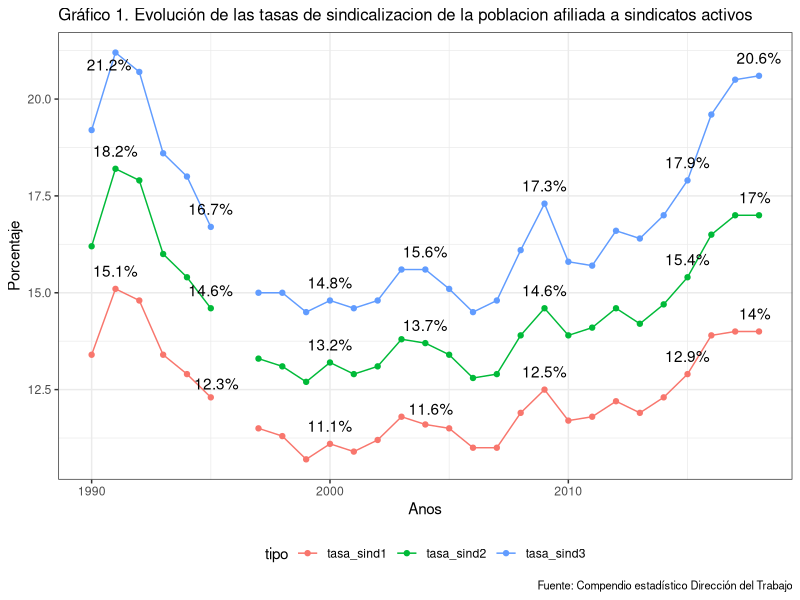
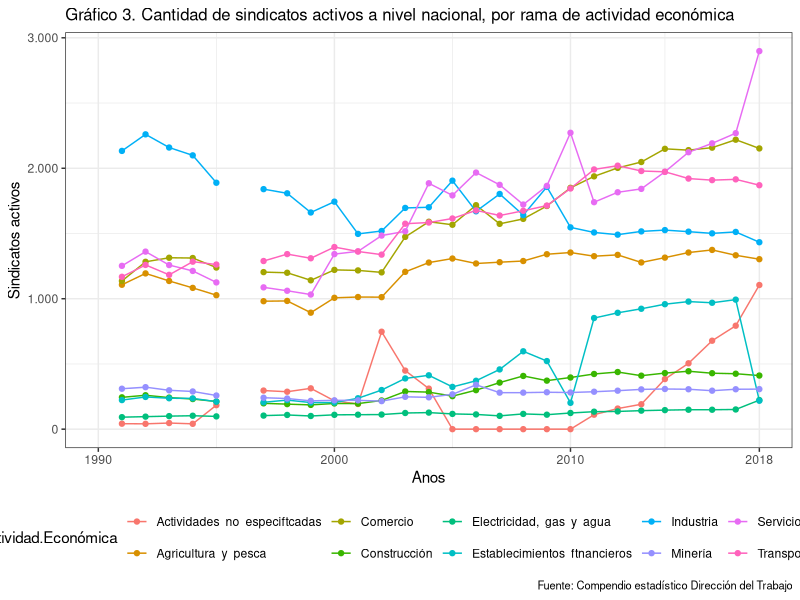
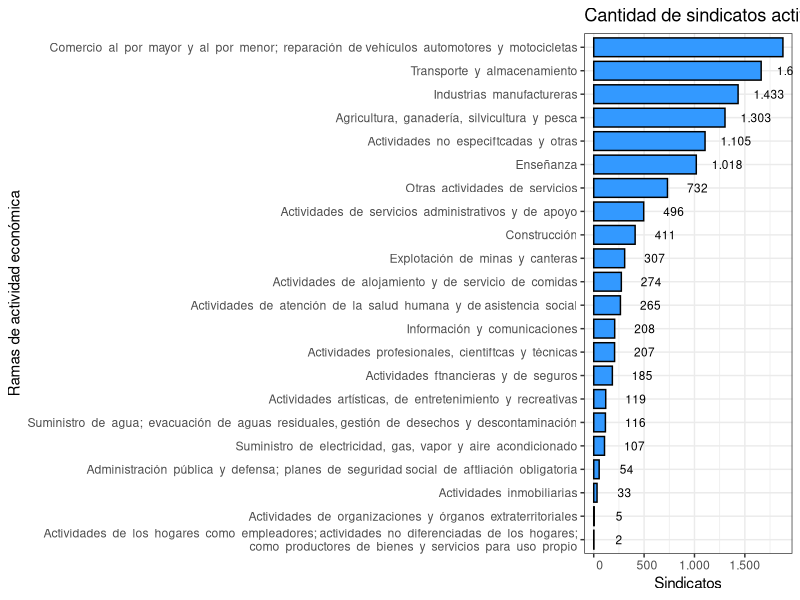
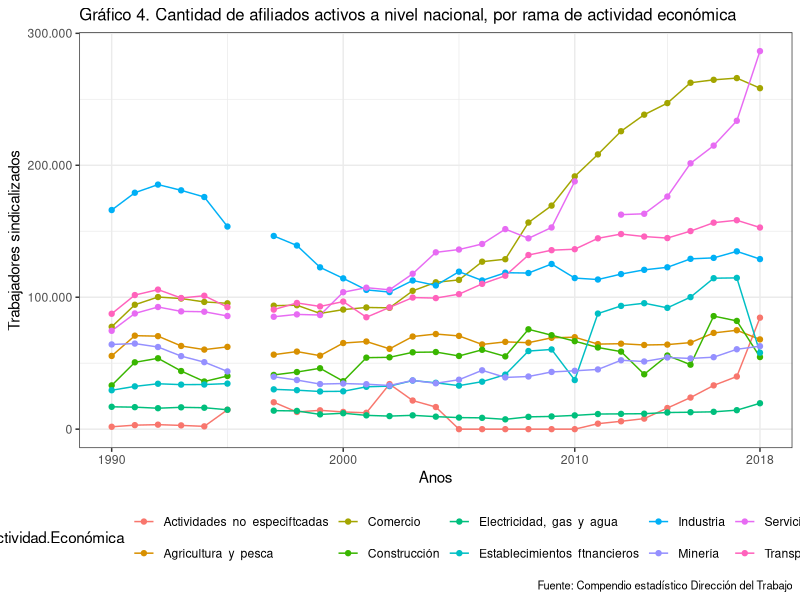
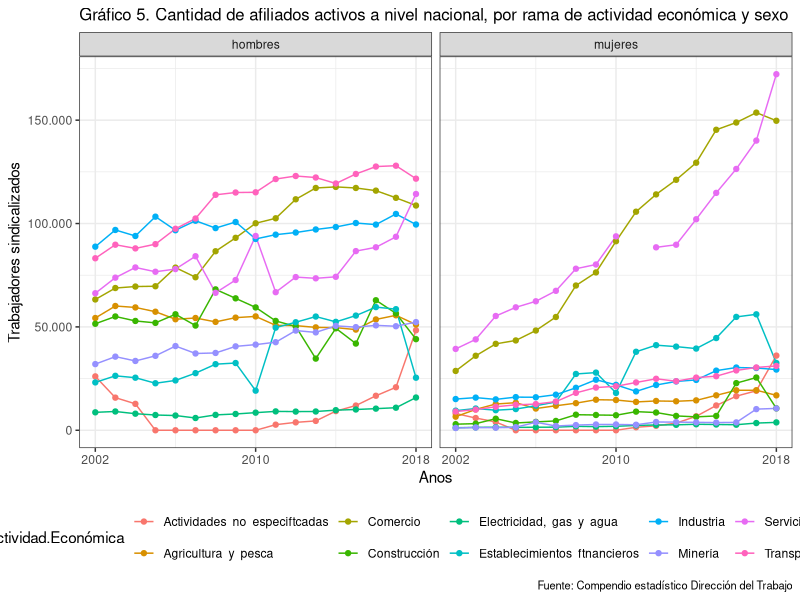
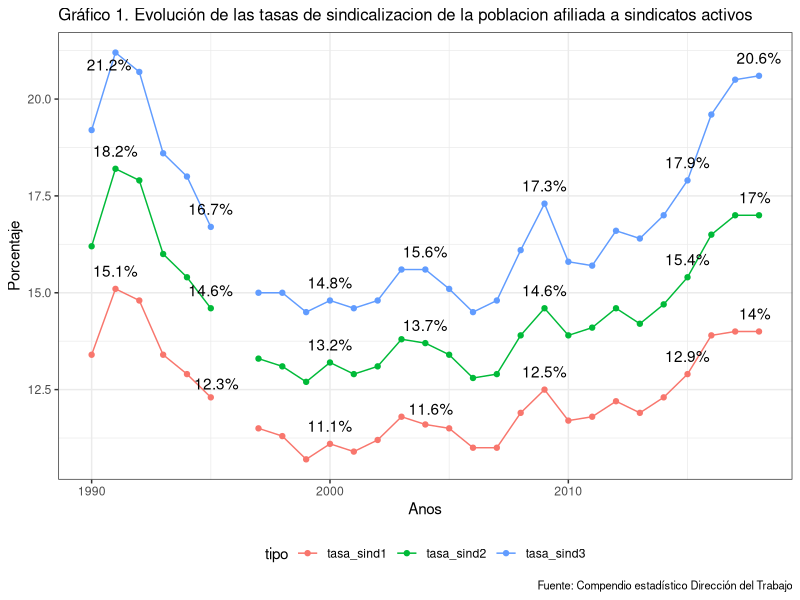
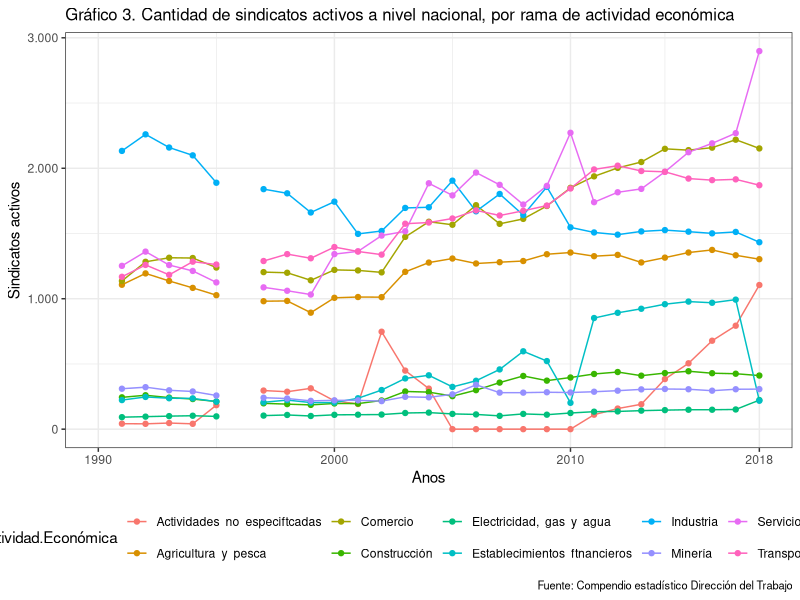
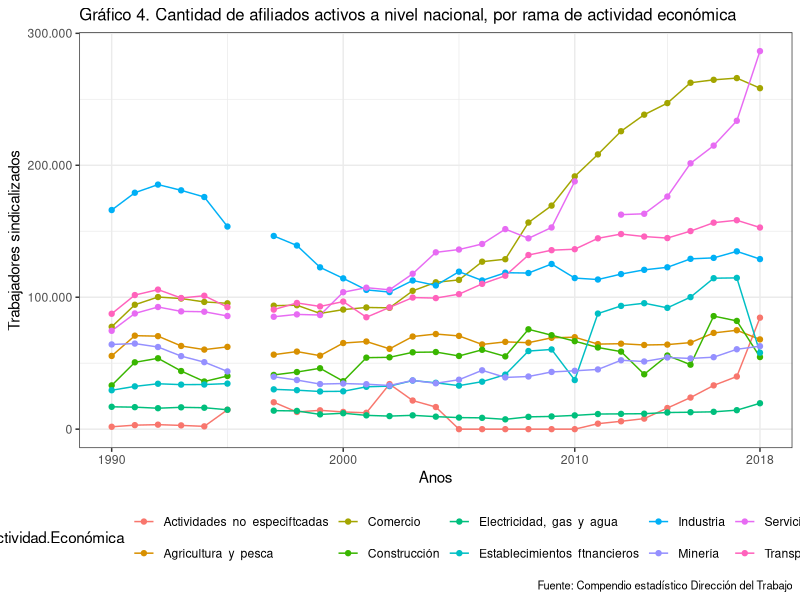

Recreate these plots in R, in order. (Note: this script raises an error after producing the figures.)
library(tidyverse)
library(ggrepel)
library(openxlsx)
library(tibble)


# 1. OOSS -----------------------------------------------------------------



#### Cuadro1. Cantidad de sindicatos activos, poblacion afiliada a sindicatos activos, fuerza de trabajo y tasas de sindicalización, años 1990 a 1999 ####

f0<-c("ano",
      "sindicatos_activos",
      "poblacion_afiliada",
      "ft_ocupada1",
      "tasa_sind1",
      "ft_ocupada2",
      "tasa_sind2",
      "poblacion_afiliada_sind_dep",
      "ft_ocupada3",
      "tasa_sind3")

cuadro1<-rbind(
c(1990 ,NA   ,606812 ,4525530 ,13.4, 3745599, 16.2, 515825 ,2692459, 19.2),
c(1991 ,7707 ,701355 ,4630670 ,15.1, 3862016, 18.2, 586716 ,2765416, 21.2),
c(1992 ,8323 ,724065 ,4877430 ,14.8, 4054999, 17.9, 602435 ,2909679, 20.7),
c(1993 ,7974 ,684361 ,5109290 ,13.4, 4280082, 16.0, 569066 ,3067602, 18.6),
c(1994 ,7891 ,661966 ,5122760 ,12.9, 4305265, 15.4, 547862 ,3038135, 18.0),
c(1995 ,7505 ,637570 ,5174410 ,12.3, 4364825, 14.6, 518094 ,3100665, 16.7),
c(1996 ,NA   , NA     ,5298680 ,NA   ,4525632 ,NA   ,NA      ,3243452,  NA),
c(1997 ,7446 ,617761 ,5380190 ,11.5, 4643794, 13.3, 501386 ,3350654, 15.0),
c(1998 ,7439 ,611535 ,5432350 ,11.3, 4657376, 13.1, 489957 ,3276276, 15.0),
c(1999 ,7057 ,579996 ,5404480 ,10.7, 4552804, 12.7, 463071 ,3192874, 14.5),
c(2000, 7659, 595495, 5381460, 11.1, 4528339, 13.2, 467835, 3170319, 14.8),
c(2001, 7410, 599610, 5479390, 10.9, 4631937, 12.9, 466138, 3187987, 14.6),
c(2002, 8149, 618930, 5531260, 11.2, 4723018, 13.1, 481749, 3253178, 14.8),
c(2003, 8967, 669507, 5675130, 11.8, 4849564, 13.8, 519687, 3326674, 15.6),
c(2004, 9416, 680351, 5862900, 11.6, 4979719, 13.7, 533175, 3423609, 15.6),
c(2005, 9148, 676368, 5904999, 11.5, 5054172, 13.4, 539326, 3581293, 15.1),
c(2006, 9424, 703706, 6410982, 11.0, 5477846, 12.8, 568856, 3933474, 14.5),
c(2007, 9365, 724606, 6567241, 11.0, 5622264, 12.9, 607190, 4099492, 14.8),
c(2008, 9340, 801251, 6740408, 11.9, 5782781, 13.9, 685763, 4251018, 16.1),
c(2009, 9776, 837055, 6710990, 12.5, 5747152, 14.6, 712814, 4131857, 17.3),
c(2010, 9871  ,858571,  7353835, 11.7, 6172536, 13.9, 734495  ,4646299, 15.8),
c(2011 ,10310 ,892365,  7564346, 11.8, 6348945, 14.1, 765138  ,4863073, 15.7),
c(2012 ,10585 ,940603,  7699431, 12.2, 6441986, 14.6, 821041  ,4960005, 16.6),
c(2013 ,10634 ,940222,  7904048, 11.9, 6600648, 14.2, 823722  ,5024782, 16.4),
c(2014 ,11162 ,985770,  8013717, 12.3, 6686276, 14.7, 859093  ,5061592, 17.0),
c(2015 ,11433 ,1048234, 8136356, 12.9, 6815314, 15.4, 919315  ,5133964, 17.9),
c(2016 ,11653 ,1139955 ,8216865 ,13.9 ,6901108 ,16.5 ,1009255 ,5142873, 19.6),
c(2017 ,11916 ,1179445 ,8406527 ,14.0 ,6930930 ,17.0 ,1043865 ,5099920, 20.5),
c(2018 ,11920 ,1174346 ,8414056 ,14.0 ,6927523 ,17.0 ,1045300 ,5068372, 20.6)
)

cuadro1<-cuadro1 %>% as.data.frame()
names(cuadro1)<-f0
cuadro1


# Grafico 1
cuadro1 %>% select(ano,tasa_sind1,tasa_sind2,tasa_sind3) %>% 
  gather(tipo,tasa,-ano) %>% mutate(tasa=as.numeric(tasa)) %>% 
  ggplot(aes(x=ano,y=tasa,color=tipo)) + geom_line() + geom_point() + theme_bw() + 
  labs(title = "Gráfico 1. Evolución de las tasas de sindicalizacion de la poblacion afiliada a sindicatos activos",
       x="Anos",
       y = "Porcentaje",
       caption = "Fuente: Compendio estadístico Dirección del Trabajo") + 
  theme(legend.position = "bottom",plot.title = element_text(size=12),
        plot.subtitle = element_text(size=10),
        plot.caption = element_text(size=8)) + 
  geom_text_repel(aes(label=ifelse(ano%in%c(1991,1995,2000,2004,2009,2015,2018),format(paste0(round(tasa,1),"%")),"")), vjust=-1,colour="black")
                      


ggsave(
  plot = last_plot(),
  filename = "Output/Graficos/1. OOSS/grafico1.Evolucion de las tasas de sindicalizacion de la poblacion afiliada a sindicatos activos.png",
  device = "png",
  dpi = "retina",
  units = "cm",
  width = 33,
  height = 17
)


#### Cuadro 2. Cantidad de trabajadores afiliados a sindicatos activos, fuerza de trabajo ocupada, y tasa de sindicalización, según sexo ####

cuadro2<-rbind(
c(2002, 497272, 121658, 618930 , 3241454, 1481566, 4723020, 15.3, 8.2  ,13.1),
c(2003, 531238, 138269, 669507 , 3298663, 1550891, 4849554, 16.1, 8.9  ,13.8),
c(2004, 522271, 158080, 680351 , 3335792, 1643938, 4979730, 15.7, 9.6  ,13.7),
c(2005, 515114, 161254, 676368 , 3376302, 1677870, 5054172, 15.3, 9.6  ,13.4),
c(2006, 532661, 171045, 703706 , 3627100, 1850746, 5477846, 14.7, 9.2  ,12.8),
c(2007, 537651, 186955, 724606 , 3683805, 1938459, 5622264, 14.6, 9.6  ,12.9),
c(2008, 562172, 239079, 801251 , 3738207, 2044574, 5782781, 15.0, 11.7 ,13.9),
c(2009, 580795, 256260, 837055 , 3661636, 2085516, 5747152, 15.9, 12.3 ,14.6),
c(2010, 585384, 273187, 858571 , 3822903, 2349633, 6172536, 15.3, 11.6 ,13.9),
c(2011, 593203, 299162, 892365 , 3883465, 2465480, 6348945, 15.3, 12.1 ,14.1),
c(2012, 618610, 321993, 940603 , 3930414, 2511571, 6441986, 15.7, 12.8 ,14.6),
c(2013, 610485, 329737, 940222 , 4005377, 2595271, 6600648, 15.2, 12.7 ,14.2),
c(2014, 630512, 355258, 985770 , 4035930, 2650346, 6686276, 15.6, 13.4 ,14.7),
c(2015, 646093, 402141, 1048234, 4081413, 2733898, 6815311, 15.8, 14.7 ,15.4),
c(2016, 683516, 455528, 1139044, 4153796, 2747312, 6901108, 16.5, 16.6 ,16.5),
c(2017, 691381, 488064, 1179445, 4157795, 2773138, 6930933, 16.6, 17.6 ,17.0),
c(2018, 681399, 492947, 1174346, 4149084, 2778439, 6927523, 16.4, 17.7 ,17.0)
) %>% as.data.frame()

names(cuadro2)<-c("ano","afiliados_hombres","afiliados_mujeres","afiliados_total",
                  "ft_hombres","ft_mujeres","ft_total","ft_hombres", "ft_mujeres","ft_total")


#### Cuadro 3. Cantidad de sindicatos activos a nivel nacional, por rama de actividad económica ####

# CIIU rev 2 1991-2010
cuadro3_1<-cbind(
read.xlsx("Input/Ilovepdf/1. OOSS.xlsx",sheet = 5,rows=c(1:12),cols=c(1:8),na.strings = "**"),
read.xlsx("Input/Ilovepdf/1. OOSS.xlsx",sheet = 6,rows=c(1:12),cols=c(2:8),na.strings = "**"),
read.xlsx("Input/Ilovepdf/1. OOSS.xlsx",sheet = 7,rows=c(2:13),cols=c(2:8),na.strings = "**")
)

# CIIU rev 3 2011-2017
cuadro3_2<-read.xlsx("Input/Ilovepdf/1. OOSS.xlsx",sheet = 8,rows=c(2:21),cols=c(1:8),na.strings = "**")

# CIIU rev 4 2018
cuadro3_3<-read.xlsx("Input/Ilovepdf/1. OOSS.xlsx",sheet = 9,rows=c(2:25),cols=c(1:2),na.strings = "**")


cuadro3_2_r<-cuadro3_2 %>% add_row(Rama.Actividad.Económica="Agricultura  y  pesca",
                      `2011`=sum(.$`2011`[1]+.$`2011`[2]),
                      `2012`=sum(.$`2012`[1]+.$`2012`[2]),
                      `2013`=sum(.$`2013`[1]+.$`2013`[2]),
                      `2014`=sum(.$`2014`[1]+.$`2014`[2]),
                      `2015`=sum(.$`2015`[1]+.$`2015`[2]),
                      `2016`=sum(.$`2016`[1]+.$`2016`[2]),
                      `2017`=sum(.$`2017`[1]+.$`2017`[2])) %>% 
  
              add_row(Rama.Actividad.Económica="Minería",
                      `2011`=sum(.$`2011`[3]),
                      `2012`=sum(.$`2012`[3]),
                      `2013`=sum(.$`2013`[3]),
                      `2014`=sum(.$`2014`[3]),
                      `2015`=sum(.$`2015`[3]),
                      `2016`=sum(.$`2016`[3]),
                      `2017`=sum(.$`2017`[3])) %>%
  
              add_row(Rama.Actividad.Económica="Industria",
                      `2011`=sum(.$`2011`[4]),
                      `2012`=sum(.$`2012`[4]),
                      `2013`=sum(.$`2013`[4]),
                      `2014`=sum(.$`2014`[4]),
                      `2015`=sum(.$`2015`[4]),
                      `2016`=sum(.$`2016`[4]),
                      `2017`=sum(.$`2017`[4])) %>%
  
              add_row(Rama.Actividad.Económica="Electricidad,  gas  y  agua",
                      `2011`=sum(.$`2011`[5]),
                      `2012`=sum(.$`2012`[5]),
                      `2013`=sum(.$`2013`[5]),
                      `2014`=sum(.$`2014`[5]),
                      `2015`=sum(.$`2015`[5]),
                      `2016`=sum(.$`2016`[5]),
                      `2017`=sum(.$`2017`[5])) %>%
  
              add_row(Rama.Actividad.Económica="Construcción",
                      `2011`=sum(.$`2011`[6]),
                      `2012`=sum(.$`2012`[6]),
                      `2013`=sum(.$`2013`[6]),
                      `2014`=sum(.$`2014`[6]),
                      `2015`=sum(.$`2015`[6]),
                      `2016`=sum(.$`2016`[6]),
                      `2017`=sum(.$`2017`[6])) %>%
  
              add_row(Rama.Actividad.Económica="Comercio",
                      `2011`=sum(.$`2011`[7]+.$`2011`[8]),
                      `2012`=sum(.$`2012`[7]+.$`2012`[8]),
                      `2013`=sum(.$`2013`[7]+.$`2013`[8]),
                      `2014`=sum(.$`2014`[7]+.$`2014`[8]),
                      `2015`=sum(.$`2015`[7]+.$`2015`[8]),
                      `2016`=sum(.$`2016`[7]+.$`2016`[8]),
                      `2017`=sum(.$`2017`[7]+.$`2017`[8])) %>%
  
              add_row(Rama.Actividad.Económica="Transporte  y  comunicaciones",
                      `2011`=sum(.$`2011`[9]),
                      `2012`=sum(.$`2012`[9]),
                      `2013`=sum(.$`2013`[9]),
                      `2014`=sum(.$`2014`[9]),
                      `2015`=sum(.$`2015`[9]),
                      `2016`=sum(.$`2016`[9]),
                      `2017`=sum(.$`2017`[9])) %>%
  
              add_row(Rama.Actividad.Económica="Establecimientos  ftnancieros",
                      `2011`=sum(.$`2011`[10]+.$`2011`[11]),
                      `2012`=sum(.$`2012`[10]+.$`2012`[11]),
                      `2013`=sum(.$`2013`[10]+.$`2013`[11]),
                      `2014`=sum(.$`2014`[10]+.$`2014`[11]),
                      `2015`=sum(.$`2015`[10]+.$`2015`[11]),
                      `2016`=sum(.$`2016`[10]+.$`2016`[11]),
                      `2017`=sum(.$`2017`[10]+.$`2017`[11])) %>%
  
              add_row(Rama.Actividad.Económica="Servicios",
                      `2011`=sum(.$`2011`[12]+.$`2011`[13]+.$`2011`[14]+.$`2011`[15]+.$`2011`[16]+.$`2011`[17]),
                      `2012`=sum(.$`2012`[12]+.$`2012`[13]+.$`2012`[14]+.$`2012`[15]+.$`2012`[16]+.$`2012`[17]),
                      `2013`=sum(.$`2013`[12]+.$`2013`[13]+.$`2013`[14]+.$`2013`[15]+.$`2013`[16]+.$`2013`[17]),
                      `2014`=sum(.$`2014`[12]+.$`2014`[13]+.$`2014`[14]+.$`2014`[15]+.$`2014`[16]+.$`2014`[17]),
                      `2015`=sum(.$`2015`[12]+.$`2015`[13]+.$`2015`[14]+.$`2015`[15]+.$`2015`[16]+.$`2015`[17]),
                      `2016`=sum(.$`2016`[12]+.$`2016`[13]+.$`2016`[14]+.$`2016`[15]+.$`2016`[16]+.$`2016`[17]),
                      `2017`=sum(.$`2017`[12]+.$`2017`[13]+.$`2017`[14]+.$`2017`[15]+.$`2017`[16]+.$`2017`[17])) %>%
  
              add_row(Rama.Actividad.Económica="Actividades  no  especiftcadas",
                      `2011`=sum(.$`2011`[18]),
                      `2012`=sum(.$`2012`[18]),
                      `2013`=sum(.$`2013`[18]),
                      `2014`=sum(.$`2014`[18]),
                      `2015`=sum(.$`2015`[18]),
                      `2016`=sum(.$`2016`[18]),
                      `2017`=sum(.$`2017`[18]))


cuadro3_3_r<-cuadro3_3 %>% add_row(Rama.Actividad.Económica="Agricultura  y  pesca",
                                   `2018`=sum(.$`2018`[1])) %>% 
  
  add_row(Rama.Actividad.Económica="Minería",
          `2018`=sum(.$`2018`[2])) %>%
  
  add_row(Rama.Actividad.Económica="Industria",
          `2018`=sum(.$`2018`[3])) %>%
  
  add_row(Rama.Actividad.Económica="Electricidad,  gas  y  agua",
          `2018`=sum(.$`2018`[4]+.$`2018`[5])) %>%
  
  add_row(Rama.Actividad.Económica="Construcción",
          `2018`=sum(.$`2018`[6])) %>%
  
  add_row(Rama.Actividad.Económica="Comercio",
          `2018`=sum(.$`2018`[7]+.$`2018`[9])) %>%
  
  add_row(Rama.Actividad.Económica="Transporte  y  comunicaciones",
          `2018`=sum(.$`2018`[8]+.$`2018`[10])) %>%
  
  add_row(Rama.Actividad.Económica="Establecimientos  ftnancieros",
          `2018`=sum(.$`2018`[11]+.$`2018`[12])) %>%
  
  add_row(Rama.Actividad.Económica="Servicios",
          `2018`=sum(.$`2018`[13]+.$`2018`[14]+.$`2018`[15]+.$`2018`[16]+.$`2018`[17]+.$`2018`[18]+.$`2018`[19]+.$`2018`[20]+.$`2018`[21])) %>%
  
  add_row(Rama.Actividad.Económica="Actividades  no  especiftcadas",
          `2018`=sum(.$`2018`[22]))

  
cuadro3<-merge(cuadro3_1,cuadro3_2_r,by="Rama.Actividad.Económica",all.x = TRUE)
cuadro3<-merge(cuadro3,cuadro3_3_r,by="Rama.Actividad.Económica",all.x = TRUE)

cuadro3<-unique( cuadro3 )
cuadro3<-cuadro3[-3,]

# Grafico 3
cuadro3 %>% filter(Rama.Actividad.Económica!="Total") %>% 
  gather(ano,sindicatos,-Rama.Actividad.Económica) %>% mutate(tasa=as.numeric(sindicatos),
                                                              ano=as.numeric(ano)) %>% 
  ggplot(aes(x=ano,y=sindicatos,color=Rama.Actividad.Económica)) + geom_line() + geom_point() + theme_bw() + 
  labs(title = "Gráfico 3. Cantidad de sindicatos activos a nivel nacional, por rama de actividad económica",
       x="Anos",
       y = "Sindicatos activos",
       caption = "Fuente: Compendio estadístico Dirección del Trabajo") + 
  theme(legend.position = "bottom",plot.title = element_text(size=12),
        plot.subtitle = element_text(size=10),
        plot.caption = element_text(size=8)) + scale_y_continuous(labels=function(x) format(x, big.mark = ".", scientific = FALSE))+
  scale_x_continuous(limits = c(1990, 2018),breaks = c(1990,2000,2010,2018))

ggsave(
  plot = last_plot(),
  filename = "Output/Graficos/1. OOSS/grafico3.Cantidad de sindicatos activos a nivel nacional, por rama de actividad económica.png",
  device = "png",
  dpi = "retina",
  units = "cm",
  width = 33,
  height = 17
)


#### Cuadro 3 solo 2018 (ramas desagregadas)

cuadro3_3 %>% filter(Rama.Actividad.Económica!="Total") %>% 
  ggplot(aes(x=as.factor(reorder(Rama.Actividad.Económica,`2018`)),y=`2018`))+
  geom_bar(stat="identity", fill="#3399FF", colour="black", width=0.8) + 
  scale_y_continuous(labels=function(x) format(x, big.mark = ".", scientific = FALSE)) +
  theme_bw() +  coord_flip() + 
  geom_text(aes(label = format(`2018`, big.mark = ".", scientific = FALSE)), hjust=-0.5, colour = "black", size=3.0) +
  labs(title="Cantidad de sindicatos activos a nivel nacional, por rama de actividad económica en 2018",
       x="Ramas de actividad económica", 
       y = "Sindicatos")



#### Cuadro 4. y 5. Cantidad de afiliados ####

## 1990 a 2001
cuadro4_1<-cbind(
  read.xlsx("Input/Ilovepdf/1. OOSS.xlsx",sheet = 10,rows=c(1:12),cols=c(1:7),na.strings = "**"),
  read.xlsx("Input/Ilovepdf/1. OOSS.xlsx",sheet = 11,rows=c(2:13),cols=c(2:7),na.strings = "**")
)

## 2002 a 2010

a<-read.xlsx("Input/Ilovepdf/1. OOSS.xlsx",sheet = 12,rows=c(4:14),cols=c(1:10),na.strings = "**",colNames = FALSE)
b<-read.xlsx("Input/Ilovepdf/1. OOSS.xlsx",sheet = 13,rows=c(3:13),cols=c(2:10),na.strings = "**",colNames = FALSE)
c<-read.xlsx("Input/Ilovepdf/1. OOSS.xlsx",sheet = 14,rows=c(3:13),cols=c(2:10),na.strings = "**",colNames = FALSE)
names(a)<-c("Rama.Actividad.Económica","h2","m2","t2","h3","m3","t3","h4","m4","t4")
names(b)<-c("h5","m5","t5","h6","m6","t6","h7","m7","t7")
names(c)<-c("h8","m8","t8","h9","m9","t9","h10","m10","t10")
cuadro4_2_sexo<-cbind(a,b,c)

cuadro4_2<-cuadro4_2_sexo %>% select(1,4,7,10,13,16,19,22,25,28)

## 2011 a 2017
cuadro4_3_sexo<-cbind(
read.xlsx("Input/Ilovepdf/1. OOSS.xlsx",sheet = 15,rows=c(4:22),cols=c(1:7),na.strings = "**",colNames = FALSE),
read.xlsx("Input/Ilovepdf/1. OOSS.xlsx",sheet = 16,rows=c(4:22),cols=c(2:7),na.strings = "**",colNames = FALSE),
read.xlsx("Input/Ilovepdf/1. OOSS.xlsx",sheet = 17,rows=c(4:22),cols=c(2:7),na.strings = "**",colNames = FALSE),
read.xlsx("Input/Ilovepdf/1. OOSS.xlsx",sheet = 18,rows=c(4:22),cols=c(2:4),na.strings = "**",colNames = FALSE)
)

names(cuadro4_3_sexo)<-c("Rama.Actividad.Económica","h11","m11","t11","h12","m12","t12","h13","m13","t13","h14","m14","t14",
                               "h15","m15","t15","h16","m16","t16","h17","m17","t17")

cuadro4_3<-cuadro4_3_sexo %>% select(1,4,7,10,13,16,19,22)


## 2018
cuadro4_4_sexo<-read.xlsx("Input/Ilovepdf/1. OOSS.xlsx",sheet = 19,rows=c(3:26),cols=c(1:4),na.strings = "**")
names(cuadro4_4_sexo)<-c("Rama.Actividad.Económica","h18","m18","t18")
cuadro4_4<-cuadro4_4_sexo %>% select(1,4)

## A. Primero sin sexo

cuadro4_1
cuadro4_2
colnames(cuadro4_2)<-c("Rama.Actividad.Económica",2002,2003,2004,2005,2006,2007,2008,2009,2010)

colnames(cuadro4_3)<-c("Rama.Actividad.Económica",2011,2012,2013,2014,2015,2016,2017)

cuadro4_3<-cuadro4_3 %>% add_row(Rama.Actividad.Económica="Agricultura  y  pesca",
                                   `2011`=sum(.$`2011`[1]+.$`2011`[2]),
                                   `2012`=sum(.$`2012`[1]+.$`2012`[2]),
                                   `2013`=sum(.$`2013`[1]+.$`2013`[2]),
                                   `2014`=sum(.$`2014`[1]+.$`2014`[2]),
                                   `2015`=sum(.$`2015`[1]+.$`2015`[2]),
                                   `2016`=sum(.$`2016`[1]+.$`2016`[2]),
                                   `2017`=sum(.$`2017`[1]+.$`2017`[2])) %>% 
  
  add_row(Rama.Actividad.Económica="Minería",
          `2011`=sum(.$`2011`[3]),
          `2012`=sum(.$`2012`[3]),
          `2013`=sum(.$`2013`[3]),
          `2014`=sum(.$`2014`[3]),
          `2015`=sum(.$`2015`[3]),
          `2016`=sum(.$`2016`[3]),
          `2017`=sum(.$`2017`[3])) %>%
  
  add_row(Rama.Actividad.Económica="Industria",
          `2011`=sum(.$`2011`[4]),
          `2012`=sum(.$`2012`[4]),
          `2013`=sum(.$`2013`[4]),
          `2014`=sum(.$`2014`[4]),
          `2015`=sum(.$`2015`[4]),
          `2016`=sum(.$`2016`[4]),
          `2017`=sum(.$`2017`[4])) %>%
  
  add_row(Rama.Actividad.Económica="Electricidad,  gas  y  agua",
          `2011`=sum(.$`2011`[5]),
          `2012`=sum(.$`2012`[5]),
          `2013`=sum(.$`2013`[5]),
          `2014`=sum(.$`2014`[5]),
          `2015`=sum(.$`2015`[5]),
          `2016`=sum(.$`2016`[5]),
          `2017`=sum(.$`2017`[5])) %>%
  
  add_row(Rama.Actividad.Económica="Construcción",
          `2011`=sum(.$`2011`[6]),
          `2012`=sum(.$`2012`[6]),
          `2013`=sum(.$`2013`[6]),
          `2014`=sum(.$`2014`[6]),
          `2015`=sum(.$`2015`[6]),
          `2016`=sum(.$`2016`[6]),
          `2017`=sum(.$`2017`[6])) %>%
  
  add_row(Rama.Actividad.Económica="Comercio",
          `2011`=sum(.$`2011`[7]+.$`2011`[8]),
          `2012`=sum(.$`2012`[7]+.$`2012`[8]),
          `2013`=sum(.$`2013`[7]+.$`2013`[8]),
          `2014`=sum(.$`2014`[7]+.$`2014`[8]),
          `2015`=sum(.$`2015`[7]+.$`2015`[8]),
          `2016`=sum(.$`2016`[7]+.$`2016`[8]),
          `2017`=sum(.$`2017`[7]+.$`2017`[8])) %>%
  
  add_row(Rama.Actividad.Económica="Transporte  y  comunicaciones",
          `2011`=sum(.$`2011`[9]),
          `2012`=sum(.$`2012`[9]),
          `2013`=sum(.$`2013`[9]),
          `2014`=sum(.$`2014`[9]),
          `2015`=sum(.$`2015`[9]),
          `2016`=sum(.$`2016`[9]),
          `2017`=sum(.$`2017`[9])) %>%
  
  add_row(Rama.Actividad.Económica="Establecimientos  ftnancieros",
          `2011`=sum(.$`2011`[10]+.$`2011`[11]),
          `2012`=sum(.$`2012`[10]+.$`2012`[11]),
          `2013`=sum(.$`2013`[10]+.$`2013`[11]),
          `2014`=sum(.$`2014`[10]+.$`2014`[11]),
          `2015`=sum(.$`2015`[10]+.$`2015`[11]),
          `2016`=sum(.$`2016`[10]+.$`2016`[11]),
          `2017`=sum(.$`2017`[10]+.$`2017`[11])) %>%
  
  add_row(Rama.Actividad.Económica="Servicios",
          `2011`=sum(.$`2011`[12]+.$`2011`[13]+.$`2011`[14]+.$`2011`[15]+.$`2011`[16]+.$`2011`[17]),
          `2012`=sum(.$`2012`[12]+.$`2012`[13]+.$`2012`[14]+.$`2012`[15]+.$`2012`[16]+.$`2012`[17]),
          `2013`=sum(.$`2013`[12]+.$`2013`[13]+.$`2013`[14]+.$`2013`[15]+.$`2013`[16]+.$`2013`[17]),
          `2014`=sum(.$`2014`[12]+.$`2014`[13]+.$`2014`[14]+.$`2014`[15]+.$`2014`[16]+.$`2014`[17]),
          `2015`=sum(.$`2015`[12]+.$`2015`[13]+.$`2015`[14]+.$`2015`[15]+.$`2015`[16]+.$`2015`[17]),
          `2016`=sum(.$`2016`[12]+.$`2016`[13]+.$`2016`[14]+.$`2016`[15]+.$`2016`[16]+.$`2016`[17]),
          `2017`=sum(.$`2017`[12]+.$`2017`[13]+.$`2017`[14]+.$`2017`[15]+.$`2017`[16]+.$`2017`[17])) %>%
  
  add_row(Rama.Actividad.Económica="Actividades  no  especiftcadas",
          `2011`=sum(.$`2011`[18]),
          `2012`=sum(.$`2012`[18]),
          `2013`=sum(.$`2013`[18]),
          `2014`=sum(.$`2014`[18]),
          `2015`=sum(.$`2015`[18]),
          `2016`=sum(.$`2016`[18]),
          `2017`=sum(.$`2017`[18]))



colnames(cuadro4_4)<-c("Rama.Actividad.Económica",2018)

cuadro4_4<-cuadro4_4 %>% add_row(Rama.Actividad.Económica="Agricultura  y  pesca",
                                   `2018`=sum(.$`2018`[1])) %>% 
  
  add_row(Rama.Actividad.Económica="Minería",
          `2018`=sum(.$`2018`[2])) %>%
  
  add_row(Rama.Actividad.Económica="Industria",
          `2018`=sum(.$`2018`[3])) %>%
  
  add_row(Rama.Actividad.Económica="Electricidad,  gas  y  agua",
          `2018`=sum(.$`2018`[4]+.$`2018`[5])) %>%
  
  add_row(Rama.Actividad.Económica="Construcción",
          `2018`=sum(.$`2018`[6])) %>%
  
  add_row(Rama.Actividad.Económica="Comercio",
          `2018`=sum(.$`2018`[7]+.$`2018`[9])) %>%
  
  add_row(Rama.Actividad.Económica="Transporte  y  comunicaciones",
          `2018`=sum(.$`2018`[8]+.$`2018`[10])) %>%
  
  add_row(Rama.Actividad.Económica="Establecimientos  ftnancieros",
          `2018`=sum(.$`2018`[11]+.$`2018`[12])) %>%
  
  add_row(Rama.Actividad.Económica="Servicios",
          `2018`=sum(.$`2018`[13]+.$`2018`[14]+.$`2018`[15]+.$`2018`[16]+.$`2018`[17]+.$`2018`[18]+.$`2018`[19]+.$`2018`[20]+.$`2018`[21])) %>%
  
  add_row(Rama.Actividad.Económica="Actividades  no  especiftcadas",
          `2018`=sum(.$`2018`[22]))

cuadro4<-merge(cuadro4_1,cuadro4_2,by="Rama.Actividad.Económica")

cuadro4<-merge(cuadro4,cuadro4_3,by="Rama.Actividad.Económica",all.x = TRUE)
cuadro4<-merge(cuadro4,cuadro4_4,by="Rama.Actividad.Económica",all.x = TRUE)

cuadro4<-unique( cuadro4 )
cuadro4<-cuadro4[-3,]

cuadro4 %>% filter(Rama.Actividad.Económica!="Total") %>% 
  gather(ano,afiliados,-Rama.Actividad.Económica) %>% mutate(tasa=as.numeric(afiliados),
                                                              ano=as.numeric(ano)) %>% 
  ggplot(aes(x=ano,y=afiliados,color=Rama.Actividad.Económica)) + geom_line() + geom_point() + theme_bw() + 
  labs(title = "Gráfico 4. Cantidad de afiliados activos a nivel nacional, por rama de actividad económica",
       x="Anos",
       y = "Trabajadores sindicalizados",
       caption = "Fuente: Compendio estadístico Dirección del Trabajo") + 
  theme(legend.position = "bottom",plot.title = element_text(size=12),
        plot.subtitle = element_text(size=10),
        plot.caption = element_text(size=8)) + scale_y_continuous(labels=function(x) format(x, big.mark = ".", scientific = FALSE))+
  scale_x_continuous(limits = c(1990, 2018),breaks = c(1990,2000,2010,2018))



ggsave(
  plot = last_plot(),
  filename = "Output/Graficos/1. OOSS/grafico4.Cantidad de afiliados a nivel nacional, por rama de actividad económica.png",
  device = "png",
  dpi = "retina",
  units = "cm",
  width = 33,
  height = 17
)


## B. Con sexo (cuadro 5) (solo desde 2002)

# hombres
cuadro4_2<-cuadro4_2_sexo %>% select(1,4-2,7-2,10-2,13-2,16-2,19-2,22-2,25-2,28-2)
cuadro4_3<-cuadro4_3_sexo %>% select(1,4-2,7-2,10-2,13-2,16-2,19-2,22-2)
cuadro4_4<-cuadro4_4_sexo %>% select(1,4-2)

colnames(cuadro4_2)<-c("Rama.Actividad.Económica",2002,2003,2004,2005,2006,2007,2008,2009,2010)

colnames(cuadro4_3)<-c("Rama.Actividad.Económica",2011,2012,2013,2014,2015,2016,2017)

cuadro4_3<-cuadro4_3 %>% add_row(Rama.Actividad.Económica="Agricultura  y  pesca",
                                 `2011`=sum(.$`2011`[1]+.$`2011`[2]),
                                 `2012`=sum(.$`2012`[1]+.$`2012`[2]),
                                 `2013`=sum(.$`2013`[1]+.$`2013`[2]),
                                 `2014`=sum(.$`2014`[1]+.$`2014`[2]),
                                 `2015`=sum(.$`2015`[1]+.$`2015`[2]),
                                 `2016`=sum(.$`2016`[1]+.$`2016`[2]),
                                 `2017`=sum(.$`2017`[1]+.$`2017`[2])) %>% 
  
  add_row(Rama.Actividad.Económica="Minería",
          `2011`=sum(.$`2011`[3]),
          `2012`=sum(.$`2012`[3]),
          `2013`=sum(.$`2013`[3]),
          `2014`=sum(.$`2014`[3]),
          `2015`=sum(.$`2015`[3]),
          `2016`=sum(.$`2016`[3]),
          `2017`=sum(.$`2017`[3])) %>%
  
  add_row(Rama.Actividad.Económica="Industria",
          `2011`=sum(.$`2011`[4]),
          `2012`=sum(.$`2012`[4]),
          `2013`=sum(.$`2013`[4]),
          `2014`=sum(.$`2014`[4]),
          `2015`=sum(.$`2015`[4]),
          `2016`=sum(.$`2016`[4]),
          `2017`=sum(.$`2017`[4])) %>%
  
  add_row(Rama.Actividad.Económica="Electricidad,  gas  y  agua",
          `2011`=sum(.$`2011`[5]),
          `2012`=sum(.$`2012`[5]),
          `2013`=sum(.$`2013`[5]),
          `2014`=sum(.$`2014`[5]),
          `2015`=sum(.$`2015`[5]),
          `2016`=sum(.$`2016`[5]),
          `2017`=sum(.$`2017`[5])) %>%
  
  add_row(Rama.Actividad.Económica="Construcción",
          `2011`=sum(.$`2011`[6]),
          `2012`=sum(.$`2012`[6]),
          `2013`=sum(.$`2013`[6]),
          `2014`=sum(.$`2014`[6]),
          `2015`=sum(.$`2015`[6]),
          `2016`=sum(.$`2016`[6]),
          `2017`=sum(.$`2017`[6])) %>%
  
  add_row(Rama.Actividad.Económica="Comercio",
          `2011`=sum(.$`2011`[7]+.$`2011`[8]),
          `2012`=sum(.$`2012`[7]+.$`2012`[8]),
          `2013`=sum(.$`2013`[7]+.$`2013`[8]),
          `2014`=sum(.$`2014`[7]+.$`2014`[8]),
          `2015`=sum(.$`2015`[7]+.$`2015`[8]),
          `2016`=sum(.$`2016`[7]+.$`2016`[8]),
          `2017`=sum(.$`2017`[7]+.$`2017`[8])) %>%
  
  add_row(Rama.Actividad.Económica="Transporte  y  comunicaciones",
          `2011`=sum(.$`2011`[9]),
          `2012`=sum(.$`2012`[9]),
          `2013`=sum(.$`2013`[9]),
          `2014`=sum(.$`2014`[9]),
          `2015`=sum(.$`2015`[9]),
          `2016`=sum(.$`2016`[9]),
          `2017`=sum(.$`2017`[9])) %>%
  
  add_row(Rama.Actividad.Económica="Establecimientos  ftnancieros",
          `2011`=sum(.$`2011`[10]+.$`2011`[11]),
          `2012`=sum(.$`2012`[10]+.$`2012`[11]),
          `2013`=sum(.$`2013`[10]+.$`2013`[11]),
          `2014`=sum(.$`2014`[10]+.$`2014`[11]),
          `2015`=sum(.$`2015`[10]+.$`2015`[11]),
          `2016`=sum(.$`2016`[10]+.$`2016`[11]),
          `2017`=sum(.$`2017`[10]+.$`2017`[11])) %>%
  
  add_row(Rama.Actividad.Económica="Servicios",
          `2011`=sum(.$`2011`[12]+.$`2011`[13]+.$`2011`[14]+.$`2011`[15]+.$`2011`[16]+.$`2011`[17]),
          `2012`=sum(.$`2012`[12]+.$`2012`[13]+.$`2012`[14]+.$`2012`[15]+.$`2012`[16]+.$`2012`[17]),
          `2013`=sum(.$`2013`[12]+.$`2013`[13]+.$`2013`[14]+.$`2013`[15]+.$`2013`[16]+.$`2013`[17]),
          `2014`=sum(.$`2014`[12]+.$`2014`[13]+.$`2014`[14]+.$`2014`[15]+.$`2014`[16]+.$`2014`[17]),
          `2015`=sum(.$`2015`[12]+.$`2015`[13]+.$`2015`[14]+.$`2015`[15]+.$`2015`[16]+.$`2015`[17]),
          `2016`=sum(.$`2016`[12]+.$`2016`[13]+.$`2016`[14]+.$`2016`[15]+.$`2016`[16]+.$`2016`[17]),
          `2017`=sum(.$`2017`[12]+.$`2017`[13]+.$`2017`[14]+.$`2017`[15]+.$`2017`[16]+.$`2017`[17])) %>%
  
  add_row(Rama.Actividad.Económica="Actividades  no  especiftcadas",
          `2011`=sum(.$`2011`[18]),
          `2012`=sum(.$`2012`[18]),
          `2013`=sum(.$`2013`[18]),
          `2014`=sum(.$`2014`[18]),
          `2015`=sum(.$`2015`[18]),
          `2016`=sum(.$`2016`[18]),
          `2017`=sum(.$`2017`[18]))

colnames(cuadro4_4)<-c("Rama.Actividad.Económica",2018)

cuadro4_4<-cuadro4_4 %>% add_row(Rama.Actividad.Económica="Agricultura  y  pesca",
                                 `2018`=sum(.$`2018`[1])) %>% 
  
  add_row(Rama.Actividad.Económica="Minería",
          `2018`=sum(.$`2018`[2])) %>%
  
  add_row(Rama.Actividad.Económica="Industria",
          `2018`=sum(.$`2018`[3])) %>%
  
  add_row(Rama.Actividad.Económica="Electricidad,  gas  y  agua",
          `2018`=sum(.$`2018`[4]+.$`2018`[5])) %>%
  
  add_row(Rama.Actividad.Económica="Construcción",
          `2018`=sum(.$`2018`[6])) %>%
  
  add_row(Rama.Actividad.Económica="Comercio",
          `2018`=sum(.$`2018`[7]+.$`2018`[9])) %>%
  
  add_row(Rama.Actividad.Económica="Transporte  y  comunicaciones",
          `2018`=sum(.$`2018`[8]+.$`2018`[10])) %>%
  
  add_row(Rama.Actividad.Económica="Establecimientos  ftnancieros",
          `2018`=sum(.$`2018`[11]+.$`2018`[12])) %>%
  
  add_row(Rama.Actividad.Económica="Servicios",
          `2018`=sum(.$`2018`[13]+.$`2018`[14]+.$`2018`[15]+.$`2018`[16]+.$`2018`[17]+.$`2018`[18]+.$`2018`[19]+.$`2018`[20]+.$`2018`[21])) %>%
  
  add_row(Rama.Actividad.Económica="Actividades  no  especiftcadas",
          `2018`=sum(.$`2018`[22]))

cuadro5_hombres<-merge(cuadro4_2,cuadro4_3,by="Rama.Actividad.Económica",all.x = TRUE)
cuadro5_hombres<-merge(cuadro5_hombres,cuadro4_4,by="Rama.Actividad.Económica",all.x = TRUE)

cuadro5_hombres<-unique( cuadro5_hombres )
cuadro5_hombres<-cuadro5_hombres[-3,]


# mujeres
cuadro4_2<-cuadro4_2_sexo %>% select(1,4-1,7-1,10-1,13-1,16-1,19-1,22-1,25-1,28-1)
cuadro4_3<-cuadro4_3_sexo %>% select(1,4-1,7-1,10-1,13-1,16-1,19-1,22-1)
cuadro4_4<-cuadro4_4_sexo %>% select(1,4-1)

colnames(cuadro4_2)<-c("Rama.Actividad.Económica",2002,2003,2004,2005,2006,2007,2008,2009,2010)

colnames(cuadro4_3)<-c("Rama.Actividad.Económica",2011,2012,2013,2014,2015,2016,2017)

cuadro4_3<-cuadro4_3 %>% add_row(Rama.Actividad.Económica="Agricultura  y  pesca",
                                 `2011`=sum(.$`2011`[1]+.$`2011`[2]),
                                 `2012`=sum(.$`2012`[1]+.$`2012`[2]),
                                 `2013`=sum(.$`2013`[1]+.$`2013`[2]),
                                 `2014`=sum(.$`2014`[1]+.$`2014`[2]),
                                 `2015`=sum(.$`2015`[1]+.$`2015`[2]),
                                 `2016`=sum(.$`2016`[1]+.$`2016`[2]),
                                 `2017`=sum(.$`2017`[1]+.$`2017`[2])) %>% 
  
  add_row(Rama.Actividad.Económica="Minería",
          `2011`=sum(.$`2011`[3]),
          `2012`=sum(.$`2012`[3]),
          `2013`=sum(.$`2013`[3]),
          `2014`=sum(.$`2014`[3]),
          `2015`=sum(.$`2015`[3]),
          `2016`=sum(.$`2016`[3]),
          `2017`=sum(.$`2017`[3])) %>%
  
  add_row(Rama.Actividad.Económica="Industria",
          `2011`=sum(.$`2011`[4]),
          `2012`=sum(.$`2012`[4]),
          `2013`=sum(.$`2013`[4]),
          `2014`=sum(.$`2014`[4]),
          `2015`=sum(.$`2015`[4]),
          `2016`=sum(.$`2016`[4]),
          `2017`=sum(.$`2017`[4])) %>%
  
  add_row(Rama.Actividad.Económica="Electricidad,  gas  y  agua",
          `2011`=sum(.$`2011`[5]),
          `2012`=sum(.$`2012`[5]),
          `2013`=sum(.$`2013`[5]),
          `2014`=sum(.$`2014`[5]),
          `2015`=sum(.$`2015`[5]),
          `2016`=sum(.$`2016`[5]),
          `2017`=sum(.$`2017`[5])) %>%
  
  add_row(Rama.Actividad.Económica="Construcción",
          `2011`=sum(.$`2011`[6]),
          `2012`=sum(.$`2012`[6]),
          `2013`=sum(.$`2013`[6]),
          `2014`=sum(.$`2014`[6]),
          `2015`=sum(.$`2015`[6]),
          `2016`=sum(.$`2016`[6]),
          `2017`=sum(.$`2017`[6])) %>%
  
  add_row(Rama.Actividad.Económica="Comercio",
          `2011`=sum(.$`2011`[7]+.$`2011`[8]),
          `2012`=sum(.$`2012`[7]+.$`2012`[8]),
          `2013`=sum(.$`2013`[7]+.$`2013`[8]),
          `2014`=sum(.$`2014`[7]+.$`2014`[8]),
          `2015`=sum(.$`2015`[7]+.$`2015`[8]),
          `2016`=sum(.$`2016`[7]+.$`2016`[8]),
          `2017`=sum(.$`2017`[7]+.$`2017`[8])) %>%
  
  add_row(Rama.Actividad.Económica="Transporte  y  comunicaciones",
          `2011`=sum(.$`2011`[9]),
          `2012`=sum(.$`2012`[9]),
          `2013`=sum(.$`2013`[9]),
          `2014`=sum(.$`2014`[9]),
          `2015`=sum(.$`2015`[9]),
          `2016`=sum(.$`2016`[9]),
          `2017`=sum(.$`2017`[9])) %>%
  
  add_row(Rama.Actividad.Económica="Establecimientos  ftnancieros",
          `2011`=sum(.$`2011`[10]+.$`2011`[11]),
          `2012`=sum(.$`2012`[10]+.$`2012`[11]),
          `2013`=sum(.$`2013`[10]+.$`2013`[11]),
          `2014`=sum(.$`2014`[10]+.$`2014`[11]),
          `2015`=sum(.$`2015`[10]+.$`2015`[11]),
          `2016`=sum(.$`2016`[10]+.$`2016`[11]),
          `2017`=sum(.$`2017`[10]+.$`2017`[11])) %>%
  
  add_row(Rama.Actividad.Económica="Servicios",
          `2011`=sum(.$`2011`[12]+.$`2011`[13]+.$`2011`[14]+.$`2011`[15]+.$`2011`[16]+.$`2011`[17]),
          `2012`=sum(.$`2012`[12]+.$`2012`[13]+.$`2012`[14]+.$`2012`[15]+.$`2012`[16]+.$`2012`[17]),
          `2013`=sum(.$`2013`[12]+.$`2013`[13]+.$`2013`[14]+.$`2013`[15]+.$`2013`[16]+.$`2013`[17]),
          `2014`=sum(.$`2014`[12]+.$`2014`[13]+.$`2014`[14]+.$`2014`[15]+.$`2014`[16]+.$`2014`[17]),
          `2015`=sum(.$`2015`[12]+.$`2015`[13]+.$`2015`[14]+.$`2015`[15]+.$`2015`[16]+.$`2015`[17]),
          `2016`=sum(.$`2016`[12]+.$`2016`[13]+.$`2016`[14]+.$`2016`[15]+.$`2016`[16]+.$`2016`[17]),
          `2017`=sum(.$`2017`[12]+.$`2017`[13]+.$`2017`[14]+.$`2017`[15]+.$`2017`[16]+.$`2017`[17])) %>%
  
  add_row(Rama.Actividad.Económica="Actividades  no  especiftcadas",
          `2011`=sum(.$`2011`[18]),
          `2012`=sum(.$`2012`[18]),
          `2013`=sum(.$`2013`[18]),
          `2014`=sum(.$`2014`[18]),
          `2015`=sum(.$`2015`[18]),
          `2016`=sum(.$`2016`[18]),
          `2017`=sum(.$`2017`[18]))

colnames(cuadro4_4)<-c("Rama.Actividad.Económica",2018)

cuadro4_4<-cuadro4_4 %>% add_row(Rama.Actividad.Económica="Agricultura  y  pesca",
                                 `2018`=sum(.$`2018`[1])) %>% 
  
  add_row(Rama.Actividad.Económica="Minería",
          `2018`=sum(.$`2018`[2])) %>%
  
  add_row(Rama.Actividad.Económica="Industria",
          `2018`=sum(.$`2018`[3])) %>%
  
  add_row(Rama.Actividad.Económica="Electricidad,  gas  y  agua",
          `2018`=sum(.$`2018`[4]+.$`2018`[5])) %>%
  
  add_row(Rama.Actividad.Económica="Construcción",
          `2018`=sum(.$`2018`[6])) %>%
  
  add_row(Rama.Actividad.Económica="Comercio",
          `2018`=sum(.$`2018`[7]+.$`2018`[9])) %>%
  
  add_row(Rama.Actividad.Económica="Transporte  y  comunicaciones",
          `2018`=sum(.$`2018`[8]+.$`2018`[10])) %>%
  
  add_row(Rama.Actividad.Económica="Establecimientos  ftnancieros",
          `2018`=sum(.$`2018`[11]+.$`2018`[12])) %>%
  
  add_row(Rama.Actividad.Económica="Servicios",
          `2018`=sum(.$`2018`[13]+.$`2018`[14]+.$`2018`[15]+.$`2018`[16]+.$`2018`[17]+.$`2018`[18]+.$`2018`[19]+.$`2018`[20]+.$`2018`[21])) %>%
  
  add_row(Rama.Actividad.Económica="Actividades  no  especiftcadas",
          `2018`=sum(.$`2018`[22]))

cuadro5_mujeres<-merge(cuadro4_2,cuadro4_3,by="Rama.Actividad.Económica",all.x = TRUE)
cuadro5_mujeres<-merge(cuadro5_mujeres,cuadro4_4,by="Rama.Actividad.Económica",all.x = TRUE)

cuadro5_mujeres<-unique( cuadro5_mujeres )
cuadro5_mujeres<-cuadro5_mujeres[-3,]

## combinar y crear cuadro 5

cuadro5_hombres<-cuadro5_hombres %>% mutate(sexo="hombres")
cuadro5_mujeres<-cuadro5_mujeres %>% mutate(sexo="mujeres")
cuadro5<-rbind(cuadro5_hombres,cuadro5_mujeres)

cuadro5 %>% filter(Rama.Actividad.Económica!="Total") %>% 
  gather(ano,afiliados,-Rama.Actividad.Económica,-sexo) %>% mutate(afiliados=as.numeric(afiliados),
                                                             ano=as.numeric(ano)) %>% 
  ggplot(aes(x=ano,y=afiliados,color=Rama.Actividad.Económica)) + geom_line() + geom_point() + theme_bw() + facet_wrap(~sexo) + 
  labs(title = "Gráfico 5. Cantidad de afiliados activos a nivel nacional, por rama de actividad económica y sexo",
       x="Anos",
       y = "Trabajadores sindicalizados",
       caption = "Fuente: Compendio estadístico Dirección del Trabajo") + 
  theme(legend.position = "bottom",plot.title = element_text(size=12),
        plot.subtitle = element_text(size=10),
        plot.caption = element_text(size=8)) + scale_y_continuous(labels=function(x) format(x, big.mark = ".", scientific = FALSE))+
  scale_x_continuous(limits = c(2002, 2018),breaks = c(2002,2010,2018))



ggsave(
  plot = last_plot(),
  filename = "Output/Graficos/1. OOSS/grafico5.Cantidad de afiliados a nivel nacional, por rama de actividad económica y sexo.png",
  device = "png",
  dpi = "retina",
  units = "cm",
  width = 33,
  height = 17
)



#### Cuadro 6. Cantidad de sindicatos activos, según tipo de sindicato, años 1991 a 2009 ####






#### Guardar tablas ####
library(writexl)
write_xlsx(cuadro1,"Output/Cuadros/1. OOSS/cuadro1.xlsx", col_names = TRUE,format_headers = TRUE)
write_xlsx(cuadro2,"Output/Cuadros/1. OOSS/cuadro2.xlsx", col_names = TRUE,format_headers = TRUE)
write_xlsx(cuadro3,"Output/Cuadros/1. OOSS/cuadro3.xlsx", col_names = TRUE,format_headers = TRUE)
write_xlsx(cuadro4,"Output/Cuadros/1. OOSS/cuadro4.xlsx", col_names = TRUE,format_headers = TRUE)
write_xlsx(cuadro5,"Output/Cuadros/1. OOSS/cuadro5.xlsx", col_names = TRUE,format_headers = TRUE)
